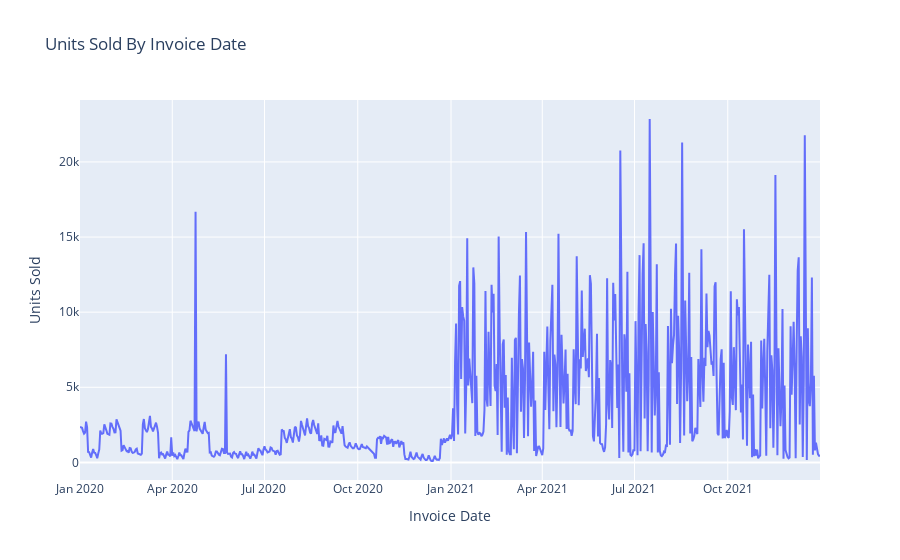

The cell this chart's notebook holds for it:
### Code cell
px.line(x = "Invoice Date", y = "Units Sold" ,data_frame=date_sold, title = "Units Sold By Invoice Date")

### Figure 1 — Plotly figure (JSON) as saved in the notebook; plotly's stock layout.template omitted (floating-point values rounded to 4 significant figures; data arrays with more than 128 entries replaced by an {"elided": "..."} marker saying what was removed)
{"data": [{"hovertemplate": "Invoice Date=%{x}<br>Units Sold=%{y}<extra></extra>", "legendgroup": "", "line": {"color": "#636efa", "dash": "solid"}, "marker": {"symbol": "circle"}, "mode": "lines", "name": "", "orientation": "v", "showlegend": false, "type": "scatter", "x": {"elided": "724 str values"}, "xaxis": "x", "y": {"elided": "724 int values"}, "yaxis": "y"}], "layout": {"legend": {"tracegroupgap": 0}, "title": {"text": "Units Sold By Invoice Date"}, "xaxis": {"anchor": "y", "domain": [0, 1], "title": {"text": "Invoice Date"}}, "yaxis": {"anchor": "x", "domain": [0, 1], "title": {"text": "Units Sold"}}}}
